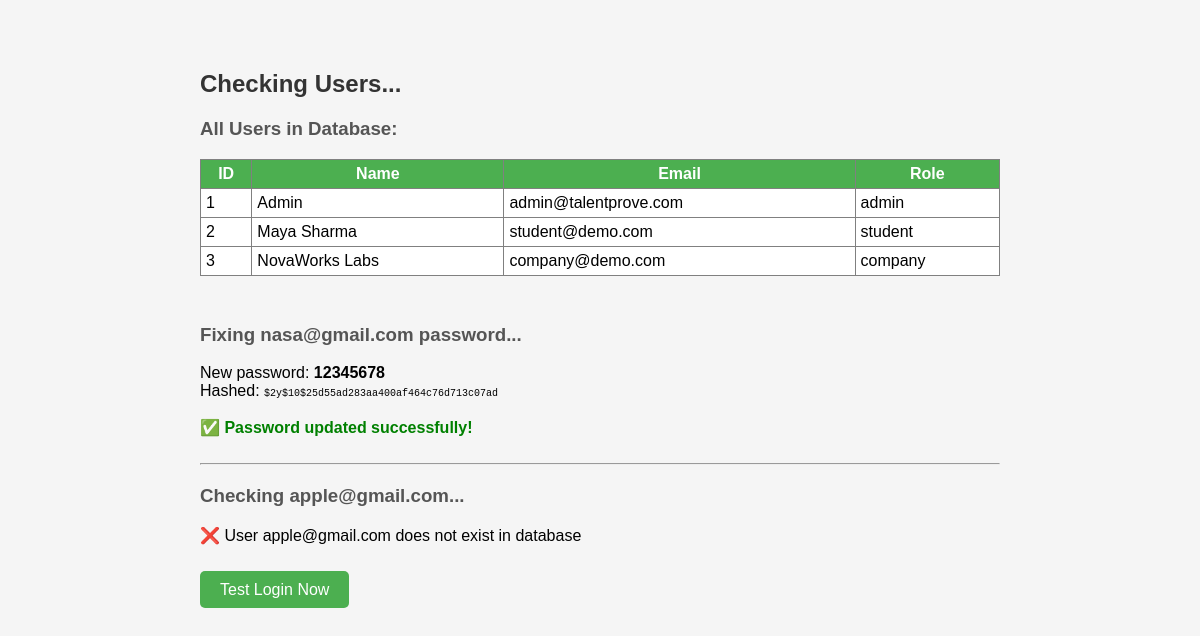
/check_and_fix_password.php, run on the app's committed database.
### tables this page shows
CREATE TABLE `users` (
  `id` int(11) NOT NULL,
  `name` varchar(100) NOT NULL,
  `email` varchar(150) NOT NULL,
  `password` varchar(255) NOT NULL,
  `role` enum('student','company','admin') NOT NULL,
  `status` enum('active','blocked','pending') DEFAULT 'active',
  `created_at` timestamp NOT NULL DEFAULT current_timestamp()
);

### htdocs/check_and_fix_password.php (the view, shortened to what this page needs)
<?php
echo "<h2>Checking Users...</h2>\n";
$pdo = getDB();
echo "<h3>All Users in Database:</h3>\n";
$stmt = $pdo->query("SELECT id, name, email, role FROM users ORDER BY id");
$users = $stmt->fetchAll();
echo "<table border='1' cellpadding='5' style='border-collapse: collapse;'>\n";
echo "<tr><th>ID</th><th>Name</th><th>Email</th><th>Role</th></tr>\n";
foreach ($users as $user) {
    echo "<tr>";
    echo "<td>" . $user['id'] . "</td>";
    echo "<td>" . htmlspecialchars($user['name']) . "</td>";
    echo "<td>" . htmlspecialchars($user['email']) . "</td>";
    echo "<td>" . htmlspecialchars($user['role']) . "</td>";
    echo "</tr>\n";
}
echo "</table><br>\n";
echo "<h3>Fixing nasa@gmail.com password...</h3>\n";
$newPassword = '12345678';
$hashedPassword = password_hash($newPassword, PASSWORD_DEFAULT);
echo "New password: <strong>$newPassword</strong><br>\n";
echo "Hashed: <code style='font-size: 10px;'>" . htmlspecialchars($hashedPassword) . "</code><br><br>\n";
$stmt = $pdo->prepare("UPDATE users SET password = ? WHERE email = ?");
$result = $stmt->execute([$hashedPassword, 'nasa@gmail.com']);
if ($result && $stmt->rowCount() > 0) {
    echo "✅ <strong style='color: green;'>Password updated successfully!</strong><br>\n";
} else {
    echo "❌ <strong style='color: red;'>Failed to update password or user not found</strong><br>\n";
}
echo "<br><hr><h3>Checking apple@gmail.com...</h3>\n";
$stmt = $pdo->prepare("SELECT id FROM users WHERE email = ?");
$stmt->execute(['apple@gmail.com']);
if ($stmt->fetch()) {
    echo "User found! Updating password...<br>\n";
    $stmt = $pdo->prepare("UPDATE users SET password = ? WHERE email = ?");
    $stmt->execute([$hashedPassword, 'apple@gmail.com']);
    echo "✅ Password updated for apple@gmail.com<br>\n";
} else {
    echo "❌ User apple@gmail.com does not exist in database<br>\n";
}
echo "<br><br><a href='/auth/login.php' style='padding: 10px 20px; background: #4CAF50; color: white; text-decoration: none; border-radius: 5px;'>Test Login Now</a>\n";
?>
<!DOCTYPE html>
<html>
<head>
</head>
<body>
</body>
</html>

### htdocs/check_and_fix_password.php (style rules this page uses)
body { font-family: Arial, sans-serif; max-width: 800px; margin: 50px auto; padding: 20px; background: #f5f5f5; }
h2 { color: #333; }
h3 { color: #555; margin-top: 20px; }
table { background: white; width: 100%; margin: 10px 0; }
th { background: #4CAF50; color: white; }

### data on the page
users: id "1", name "Admin", email "admin@talentprove.com", role "admin"
users: id "2", name "Maya Sharma", email "student@demo.com", role "student"
users: id "3", name "NovaWorks Labs", email "company@demo.com", role "company"

### other printed values
$newPassword "12345678"
$hashedPassword "$2y$10$25d55ad283aa400af464c76d713c07ad"
